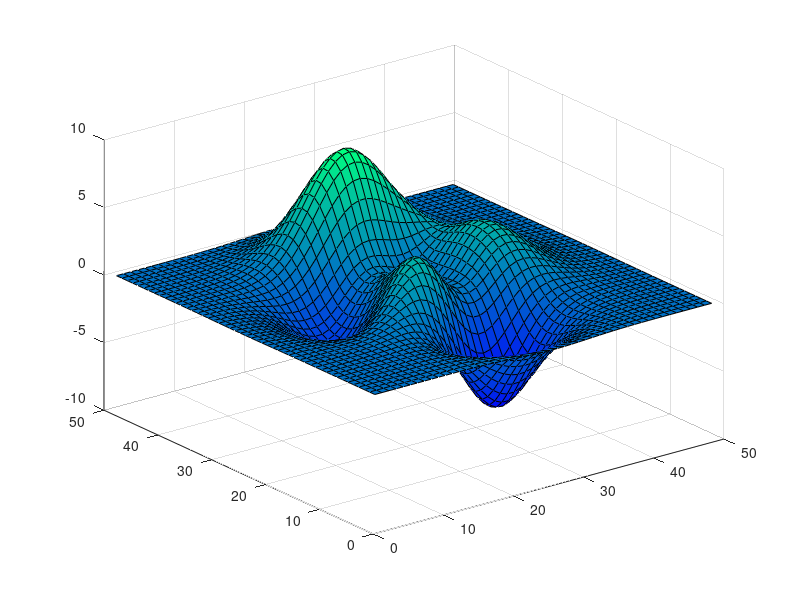

MATLAB code for this plot: (Note: this script raises an error after producing the figure.)
%=============================================================================
% Copyright (c) 2016-present Allan CORNET (Nelson)
%=============================================================================
% This file is part of Nelson.
%=============================================================================
% LICENCE_BLOCK_BEGIN
% SPDX-License-Identifier: LGPL-3.0-or-later
% LICENCE_BLOCK_END
%=============================================================================
% <--ADV-CLI MODE-->
%=============================================================================
f = figure();
surf(peaks);
colormap('winter');
r = f.Colormap;
assert_isapprox(r(1:2, :), [0         0    1.0000;         0    0.0039    0.9980], 1e-4); 
%=============================================================================
